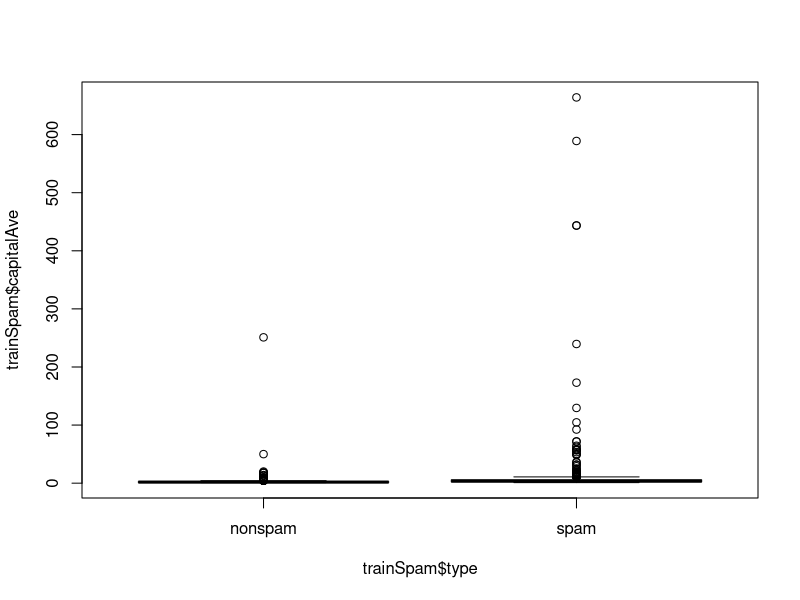
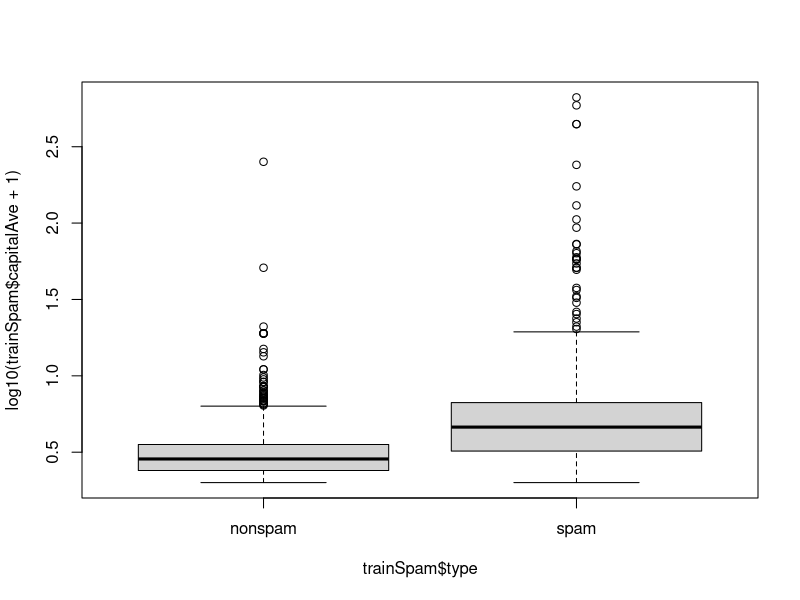
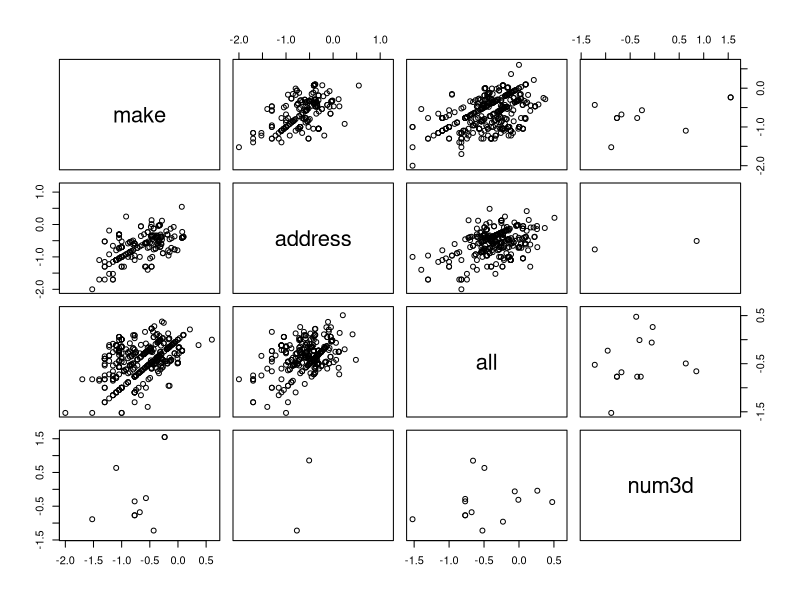
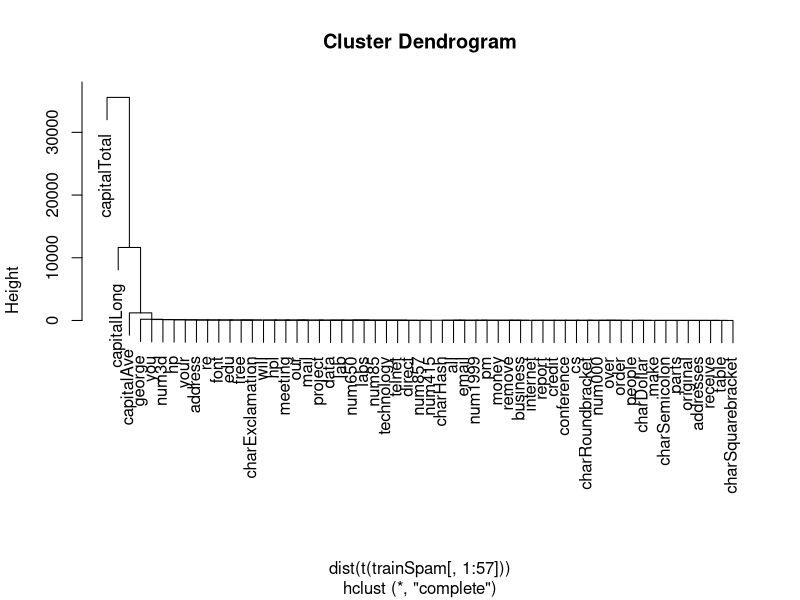

These figures' R source, in order:
library(kernlab)
library(boot)
data(spam)

set.seed(3435)
trainInd <- rbinom(4601,size = 1,prob=0.5)
table(trainInd)

trainSpam <- spam[trainInd==1,]
testSpam <- spam[!trainInd==0,]

plot(trainSpam$capitalAve ~ trainSpam$type)
plot(log10(trainSpam$capitalAve+1)~trainSpam$type)
plot(log10(trainSpam[,1:4]))

hcl <- hclust(dist(t(trainSpam[,1:57])))
plot(hcl)


trainSpam$numType <- as.numeric(trainSpam$type)-1
costF <- function(x,y){sum(x!=(y>0.5))}
cvError <- rep(NA,55)


for(i in 1:55)
{
  lmFormula <- reformulate(names(trainSpam)[i],response = "numType")
  glmFit <- glm(lmFormula,family = binomial,data = trainSpam)
  cvError[i] <- cv.glm(trainSpam,glmFit,costF,2)$delta[2]
}



predictionModel <- glm(numType~charDollar,family = binomial,data=trainSpam)
predictionTest <- predict(predictionModel,testSpam)
predictedSpam <- rep("nonspam",dim(testSpam)[1])
predictedSpam[predictionModel$fitted > 0.5] <- "spam"


table(predictedSpam,testSpam$type)
